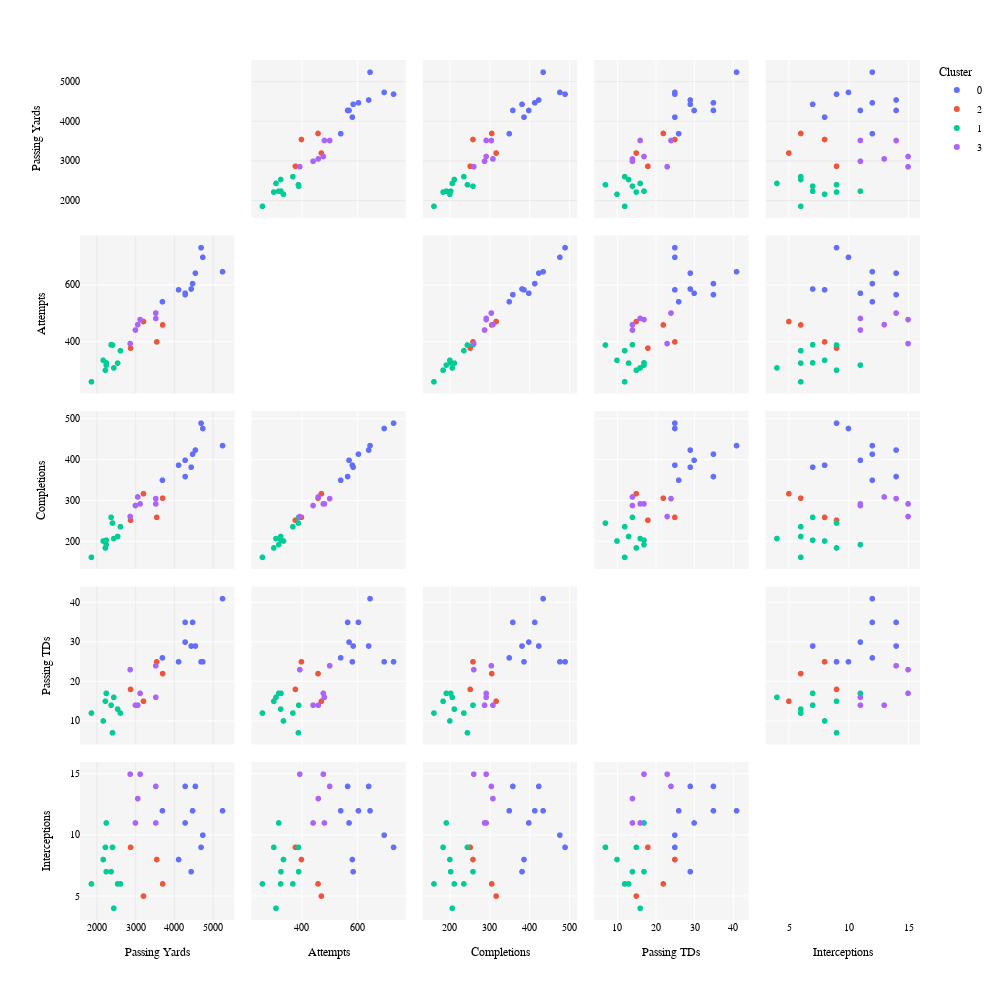

This figure's notebook cell:
### Code cell
graph_pair_plot_plotly(df=df_4, cluster_rankings=cluster_ranking_4,
                       position=position, stats=stats, 
                       save_suffix=suffix, font_size=font_size, marker_size=marker_size,
                       height=dim, width=dim
                      )

### Figure 1 — Plotly figure (JSON) as saved in the notebook; plotly's stock layout.template omitted (floating-point values rounded to 4 significant figures)
{"data": [{"diagonal": {"visible": false}, "dimensions": [{"axis": {"matches": true}, "label": "Passing Yards", "values": [5250, 4283, 4475, 4282, 4113, 4547, 4438, 4739, 4694, 3695]}, {"axis": {"matches": true}, "label": "Attempts", "values": [648, 567, 606, 572, 584, 643, 587, 699, 733, 542]}, {"axis": {"matches": true}, "label": "Completions", "values": [435, 359, 414, 399, 387, 424, 382, 477, 490, 350]}, {"axis": {"matches": true}, "label": "Passing TDs", "values": [41, 35, 35, 30, 25, 29, 29, 25, 25, 26]}, {"axis": {"matches": true}, "label": "Interceptions", "values": [12, 14, 12, 11, 8, 14, 7, 10, 9, 12]}], "hovertemplate": "<b>%{hovertext}</b><br><br>Cluster=0<br>%{xaxis.title.text}=%{x}<br>%{yaxis.title.text}=%{y}<extra></extra>", "hovertext": ["Patrick Mahomes", "Josh Allen", "Joe Burrow", "Geno Smith", "Trevor Lawrence", "Kirk Cousins", "Jared Goff", "Justin Herbert", "Tom Brady", "Aaron Rodgers"], "legendgroup": "0", "marker": {"color": "#636efa", "size": 6, "symbol": "circle"}, "name": "0", "showlegend": true, "type": "splom"}, {"diagonal": {"visible": false}, "dimensions": [{"axis": {"matches": true}, "label": "Passing Yards", "values": [3701, 3205, 3548, 2871]}, {"axis": {"matches": true}, "label": "Attempts", "values": [460, 472, 400, 378]}, {"axis": {"matches": true}, "label": "Completions", "values": [306, 317, 259, 252]}, {"axis": {"matches": true}, "label": "Passing TDs", "values": [22, 15, 25, 18]}, {"axis": {"matches": true}, "label": "Interceptions", "values": [6, 5, 8, 9]}], "hovertemplate": "<b>%{hovertext}</b><br><br>Cluster=2<br>%{xaxis.title.text}=%{x}<br>%{yaxis.title.text}=%{y}<extra></extra>", "hovertext": ["Jalen Hurts", "Daniel Jones", "Tua Tagovailoa", "Andy Dalton"], "legendgroup": "2", "marker": {"color": "#EF553B", "size": 6, "symbol": "circle"}, "name": "2", "showlegend": true, "type": "splom"}, {"diagonal": {"visible": false}, "dimensions": [{"axis": {"matches": true}, "label": "Passing Yards", "values": [2242, 2242, 2368, 2219, 2608, 2437, 2536, 2404, 2163, 1859]}, {"axis": {"matches": true}, "label": "Attempts", "values": [318, 326, 390, 300, 369, 308, 325, 389, 335, 259]}, {"axis": {"matches": true}, "label": "Completions", "values": [192, 203, 259, 184, 236, 207, 212, 245, 201, 161]}, {"axis": {"matches": true}, "label": "Passing TDs", "values": [17, 17, 14, 15, 12, 16, 13, 7, 10, 12]}, {"axis": {"matches": true}, "label": "Interceptions", "values": [11, 7, 7, 9, 6, 4, 6, 9, 8, 6]}], "hovertemplate": "<b>%{hovertext}</b><br><br>Cluster=1<br>%{xaxis.title.text}=%{x}<br>%{yaxis.title.text}=%{y}<extra></extra>", "hovertext": ["Justin Fields", "Lamar Jackson", "Kyler Murray", "Marcus Mariota", "Jacoby Brissett", "Jimmy Garoppolo", "Ryan Tannehill", "Kenny Pickett", "Baker Mayfield", "Taylor Heinicke"], "legendgroup": "1", "marker": {"color": "#00cc96", "size": 6, "symbol": "circle"}, "name": "1", "showlegend": true, "type": "splom"}, {"diagonal": {"visible": false}, "dimensions": [{"axis": {"matches": true}, "label": "Passing Yards", "values": [3524, 3522, 2860, 3118, 2997, 3057]}, {"axis": {"matches": true}, "label": "Attempts", "values": [483, 502, 394, 479, 442, 461]}, {"axis": {"matches": true}, "label": "Completions", "values": [292, 305, 261, 292, 288, 309]}, {"axis": {"matches": true}, "label": "Passing TDs", "values": [16, 24, 23, 17, 14, 14]}, {"axis": {"matches": true}, "label": "Interceptions", "values": [11, 14, 15, 15, 11, 13]}], "hovertemplate": "<b>%{hovertext}</b><br><br>Cluster=3<br>%{xaxis.title.text}=%{x}<br>%{yaxis.title.text}=%{y}<extra></extra>", "hovertext": ["Russell Wilson", "Derek Carr", "Dak Prescott", "Davis Mills", "Mac Jones", "Matt Ryan"], "legendgroup": "3", "marker": {"color": "#ab63fa", "size": 6, "symbol": "circle"}, "name": "3", "showlegend": true, "type": "splom"}], "layout": {"dragmode": "select", "font": {"color": "black", "family": "Courier New, monospace", "size": 10}, "height": 1000, "legend": {"title": {"text": "Cluster"}, "tracegroupgap": 0}, "margin": {"t": 60}, "paper_bgcolor": "rgba(0,0,0,0)", "plot_bgcolor": "rgba(245, 245, 245, 1)", "showlegend": true, "width": 1000, "xaxis": {"gridcolor": "rgba(200, 200, 200, 0.5)", "gridwidth": 0.5, "showgrid": true}, "yaxis": {"gridcolor": "rgba(200, 200, 200, 0.5)", "gridwidth": 0.5, "showgrid": true}}}
